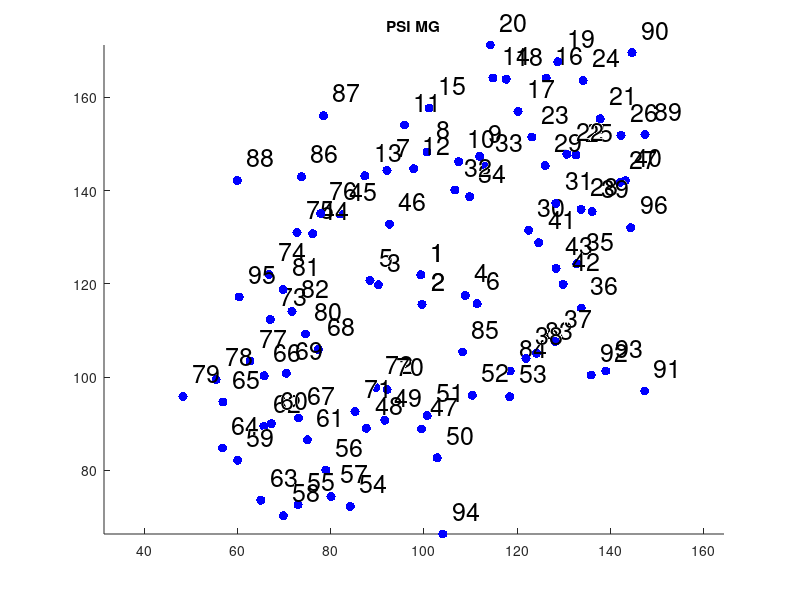

Write the MATLAB code that produced this figure.
% plot PSI
% PDB: 1JB0
MG_coord = [
      99.336 121.925  87.514
  99.587 115.599  87.869
  90.235 119.779  80.454
 108.890 117.508  80.610
  88.434 120.740  71.952
 111.419 115.742  72.992
  92.078 144.328  63.710
 100.668 148.286  64.014
 111.956 147.338  64.947
 107.438 146.217  73.181
  95.856 154.049  85.214
  97.798 144.680  88.190
  87.334 143.176  87.920
 114.818 164.166  64.285
 101.131 157.709  59.225
 126.240 164.137  65.912
 120.195 156.979  67.351
 117.636 163.903  88.121
 128.718 167.634  89.389
 114.254 171.227  90.376
 137.815 155.406  89.740
 130.668 147.828  87.900
 123.151 151.485  85.294
 134.155 163.604  70.354
 132.622 147.616  70.776
 142.279 151.862  67.282
 142.134 141.820  65.673
 133.718 135.988  63.818
 126.013 145.343  66.240
 122.461 131.511  76.766
 128.287 137.268  86.259
 106.654 140.135  83.708
 113.324 145.346  82.801
 109.794 138.718  64.799
 132.805 124.283  62.668
 133.763 114.802  65.910
 128.205 107.639  80.371
 121.882 103.998  87.246
 136.075 135.483  88.783
 143.216 142.133  90.451
 124.632 128.826  88.450
 129.862 119.916  83.766
 128.354 123.348  74.250
  76.140 130.749  64.170
  82.012 135.002  60.639
  92.607 132.811  72.044
  99.490  88.877  65.812
  87.652  89.049  65.849
  91.604  90.741  74.081
 102.861  82.686  86.900
 100.709  91.750  89.827
 110.396  96.115  90.326
 118.410  95.801  86.617
  84.213  72.278  66.205
  73.019  72.622  67.346
  78.967  80.031  68.417
  80.103  74.386  89.160
  69.878  70.269  90.070
  60.048  82.180  89.428
  67.304  90.026  87.822
  75.012  86.533  85.649
  65.664  89.432  70.707
  65.037  73.599  70.804
  56.824  84.785  65.975
  56.908  94.664  63.003
  65.739 100.282  62.523
  73.107  91.215  66.017
  77.333 105.918  76.038
  70.499 100.826  85.955
  92.117  97.307  84.436
  85.249  92.613  83.668
  89.671  97.738  65.728
  67.070 112.353  61.335
  66.738 122.038  64.708
  72.794 131.018  77.144
  77.849 135.098  86.809
  62.707 103.450  87.799
  55.433  99.450  88.245
  48.349  95.832  86.526
  74.589 109.234  87.067
  69.808 118.761  82.339
  71.700 114.089  73.150
 124.157 105.110  66.249
 118.481 101.323  62.915
 108.309 105.403  74.095
  73.753 142.986  72.968
  78.466 156.069  84.329
  60.010 142.167  87.054
 147.409 152.034  85.433
 144.632 169.551  79.908
 147.351  97.015  69.713
 135.880 100.445  70.969
 139.001 101.304  83.832
 104.043  66.349  69.638
  60.378 117.189  78.178
 144.354 132.027  63.743
];
figure;
hold;
axis equal;
for i = 1:96
    plot3(MG_coord(i,1),MG_coord(i,2),MG_coord(i,3),'.b','MarkerSize',20);
    text(MG_coord(i,1)+2,MG_coord(i,2)+5,MG_coord(i,3)+5,num2str(i),'FontSize',18);
end
title('PSI MG');
% reaction center
for i=1:2
    text(MG_coord(i,1)+2,MG_coord(i,2)+5,MG_coord(i,3)+5,num2str(i),'FontSize',18);
end
% for i=1:6
%     plot_circle(MG_coord(i,1),MG_coord(i,2),20);
% end
% % show which are lowesr energy levels (1 and 2)
% plot3(MG_coord(1,1),MG_coord(1,2),MG_coord(1,3),'*r','MarkerSize',20);
% plot3(MG_coord(72,1),MG_coord(72,2),MG_coord(72,3),'*r','MarkerSize',20);
% plot3(MG_coord(45,1),MG_coord(45,2),MG_coord(45,3),'*r','MarkerSize',20);
% plot3(MG_coord(74,1),MG_coord(74,2),MG_coord(74,3),'*r','MarkerSize',20);
% plot3(MG_coord(73,1),MG_coord(73,2),MG_coord(73,3),'*r','MarkerSize',20);
% 
% text(MG_coord(1,1)+2,MG_coord(1,2)+5,MG_coord(1,3)+5,'1,e1','FontSize',18);
% text(MG_coord(72,1)+2,MG_coord(72,2)+5,MG_coord(72,3)+5,'72,e2','FontSize',18);
% text(MG_coord(45,1)+2,MG_coord(45,2)+5,MG_coord(45,3)+5,'45,e5','FontSize',18);
% text(MG_coord(74,1)+2,MG_coord(74,2)+5,MG_coord(74,3)+5,'74,e85','FontSize',18);
% text(MG_coord(73,1)+2,MG_coord(73,2)+5,MG_coord(73,3)+5,'73,e96','FontSize',18);

